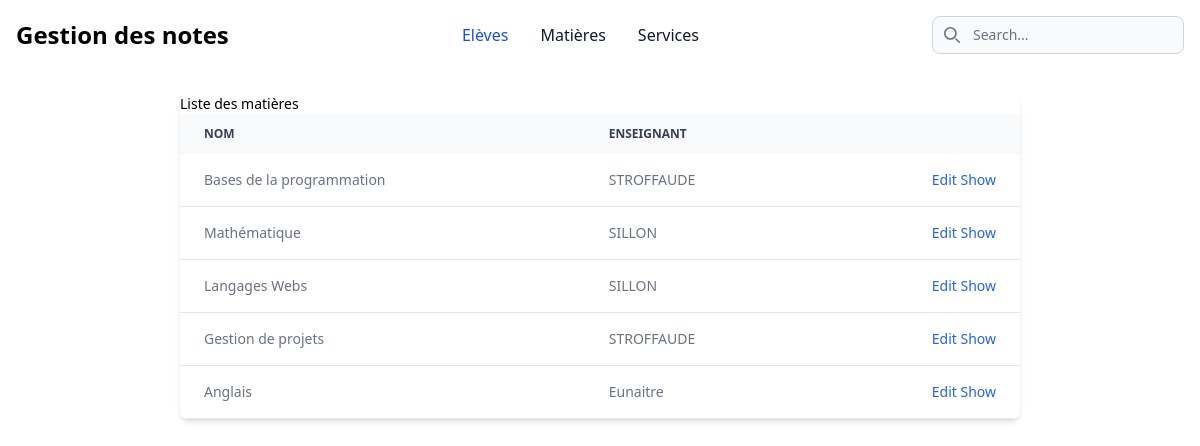
Page /notes/matieres/ on the committed database.
### notes/models.py (models this page shows, shortened)
class Matiere(models.Model):
    nom = models.CharField(unique=True,max_length=50)
    enseignant = models.ForeignKey(Enseignant,on_delete=models.CASCADE)
    niveaus = models.ManyToManyField('Niveau')
    class Meta:
        verbose_name_plural = "Matières"

class Personne(models.Model):
    nom = models.CharField(max_length=50)
    prenom = models.CharField(max_length=50)
    date_naissance = models.DateField()
    sexe = models.CharField(max_length=100,choices=(('M','Masculin'),('F','Feminin')))
    class Meta:
        abstract = True

class Enseignant(Personne):
    def __str__(self) -> str:
        return self.nom + " " + self.prenom

### notes/views.py (the view)
# urls.py: path('matieres/', views.matieres, name="matieres"),
def matieres(request):
    matieres = Matiere.objects.all()
    return render(request, 'matieres/index.html', {'matieres': matieres})

### notes/templates/matieres/index.html (shortened to what this page needs)
{% extends 'notes/index.html' %}
{% block content %}
<div class="relative overflow-x-auto shadow-md sm:rounded-lg w-85">
    <h2 class="text-sm">Liste des matières</h2>
    <table class="w-full text-sm text-left text-gray-500 dark:text-gray-400">
        <thead class="text-xs text-gray-700 uppercase bg-gray-50 dark:bg-gray-700 dark:text-gray-400">
            <tr>
                <th scope="col" class="px-6 py-3">Nom </th>
                <th scope="col" class="px-6 py-3">Enseignant</th>
                <th scope="col" class="px-6 py-3">
                </th>
            </tr>
        </thead>
        <tbody>
            {% for matiere in matieres %}
            <tr
                class="bg-white border-b dark:bg-gray-800 dark:border-gray-700 hover:bg-gray-50 dark:hover:bg-gray-600">
                <td class="px-6 py-4">{{ matiere.nom }}</td>
                <td class="px-6 py-4">{{ matiere.enseignant.nom }}</td>
                <td class="px-6 py-4 text-right">
                    <a href="#"
                        class="font-medium text-blue-600 dark:text-blue-500 hover:underline">Edit</a>
                        <a href="/notes/matiere/{{ matiere.id }}/"
                        class="font-medium text-blue-600 dark:text-blue-500 hover:underline">Show</a>
                </td>
            </tr>
           {% endfor %}
        </tbody>
    </table>
</div>
{% endblock content %}

### rows in the picture
Matiere: nom "Bases de la programmation", enseignant.nom "STROFFAUDE"
Matiere: nom "Mathématique", enseignant.nom "SILLON"
Matiere: nom "Langages Webs", enseignant.nom "SILLON"
Matiere: nom "Gestion de projets", enseignant.nom "STROFFAUDE"
Matiere: nom "Anglais", enseignant.nom "Eunaitre"
